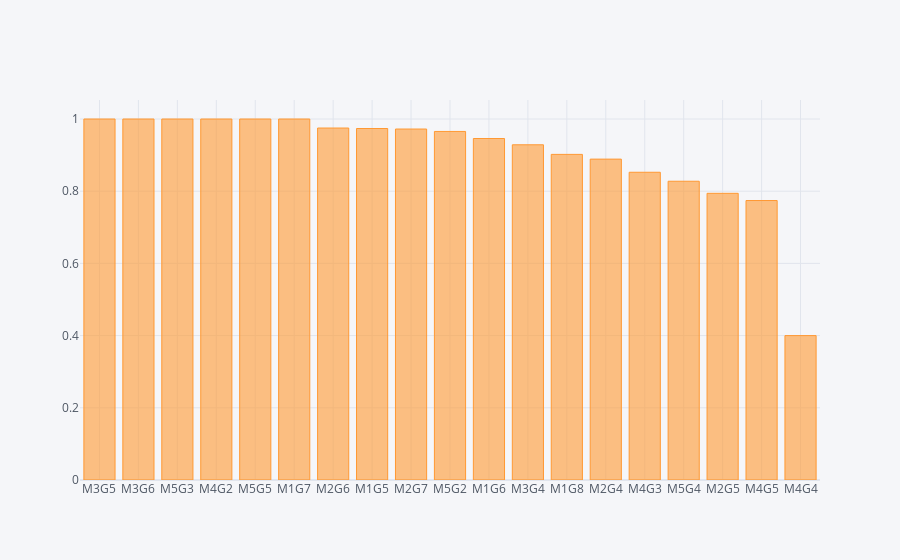
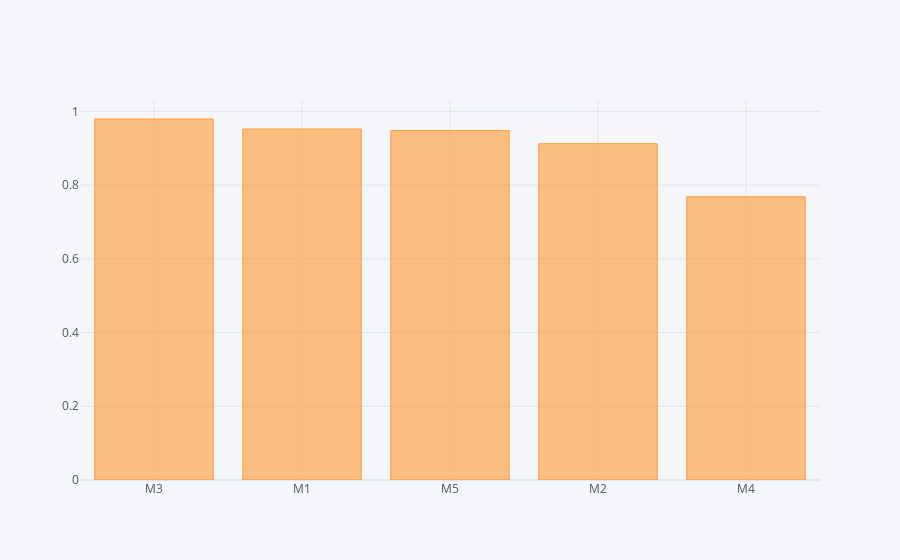
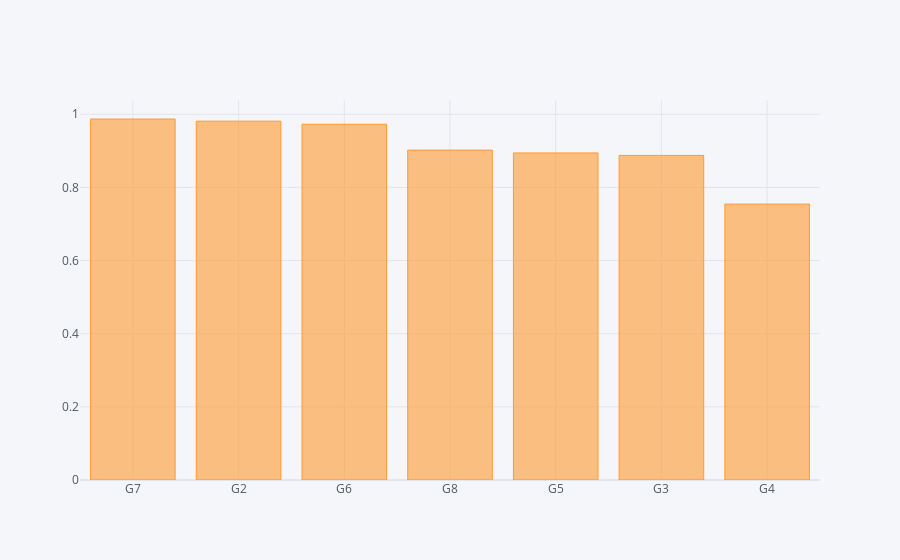

Here is the notebook cell these charts were saved with, in order:
### Markdown cell above
## Vista por Módulo

### Code cell
df[['sentimiento','modulo']].groupby('modulo').mean().sort_values(by='sentimiento',ascending=False).iplot(kind='bar')
aux = df[['sentimiento','modulo']].copy()
aux['modulo'] = aux['modulo'].map(lambda x:x[:2])
aux.groupby('modulo').mean().sort_values(by='sentimiento',ascending=False).iplot(kind='bar')
aux = df[['sentimiento','modulo']].copy()
aux['modulo'] = aux['modulo'].map(lambda x:x[2:])
aux.groupby('modulo').mean().sort_values(by='sentimiento',ascending=False).iplot(kind='bar')

### Figure 1 — Plotly figure (JSON) as saved in the notebook; plotly's stock layout.template omitted (floating-point values rounded to 4 significant figures)
{"data": [{"marker": {"color": "rgba(255, 153, 51, 0.6)", "line": {"color": "rgba(255, 153, 51, 1.0)", "width": 1}}, "name": "sentimiento", "orientation": "v", "text": "", "type": "bar", "x": ["M3G5", "M3G6", "M5G3", "M4G2", "M5G5", "M1G7", "M2G6", "M1G5", "M2G7", "M5G2", "M1G6", "M3G4", "M1G8", "M2G4", "M4G3", "M5G4", "M2G5", "M4G5", "M4G4"], "y": [1, 1, 1, 1, 1, 1, 0.975, 0.9737, 0.9722, 0.9655, 0.9459, 0.9286, 0.902, 0.8889, 0.8525, 0.8276, 0.7941, 0.7742, 0.4]}], "layout": {"legend": {"bgcolor": "#F5F6F9", "font": {"color": "#4D5663"}}, "paper_bgcolor": "#F5F6F9", "plot_bgcolor": "#F5F6F9", "title": {"font": {"color": "#4D5663"}}, "xaxis": {"gridcolor": "#E1E5ED", "showgrid": true, "tickfont": {"color": "#4D5663"}, "title": {"font": {"color": "#4D5663"}, "text": ""}, "zerolinecolor": "#E1E5ED"}, "yaxis": {"gridcolor": "#E1E5ED", "showgrid": true, "tickfont": {"color": "#4D5663"}, "title": {"font": {"color": "#4D5663"}, "text": ""}, "zerolinecolor": "#E1E5ED"}}}

### Figure 2 — Plotly figure (JSON) as saved in the notebook; plotly's stock layout.template omitted (floating-point values rounded to 4 significant figures)
{"data": [{"marker": {"color": "rgba(255, 153, 51, 0.6)", "line": {"color": "rgba(255, 153, 51, 1.0)", "width": 1}}, "name": "sentimiento", "orientation": "v", "text": "", "type": "bar", "x": ["M3", "M1", "M5", "M2", "M4"], "y": [0.9794, 0.9521, 0.9478, 0.9124, 0.7684]}], "layout": {"legend": {"bgcolor": "#F5F6F9", "font": {"color": "#4D5663"}}, "paper_bgcolor": "#F5F6F9", "plot_bgcolor": "#F5F6F9", "title": {"font": {"color": "#4D5663"}}, "xaxis": {"gridcolor": "#E1E5ED", "showgrid": true, "tickfont": {"color": "#4D5663"}, "title": {"font": {"color": "#4D5663"}, "text": ""}, "zerolinecolor": "#E1E5ED"}, "yaxis": {"gridcolor": "#E1E5ED", "showgrid": true, "tickfont": {"color": "#4D5663"}, "title": {"font": {"color": "#4D5663"}, "text": ""}, "zerolinecolor": "#E1E5ED"}}}

### Figure 3 — Plotly figure (JSON) as saved in the notebook; plotly's stock layout.template omitted (floating-point values rounded to 4 significant figures)
{"data": [{"marker": {"color": "rgba(255, 153, 51, 0.6)", "line": {"color": "rgba(255, 153, 51, 1.0)", "width": 1}}, "name": "sentimiento", "orientation": "v", "text": "", "type": "bar", "x": ["G7", "G2", "G6", "G8", "G5", "G3", "G4"], "y": [0.987, 0.9811, 0.9727, 0.902, 0.8942, 0.8875, 0.7544]}], "layout": {"legend": {"bgcolor": "#F5F6F9", "font": {"color": "#4D5663"}}, "paper_bgcolor": "#F5F6F9", "plot_bgcolor": "#F5F6F9", "title": {"font": {"color": "#4D5663"}}, "xaxis": {"gridcolor": "#E1E5ED", "showgrid": true, "tickfont": {"color": "#4D5663"}, "title": {"font": {"color": "#4D5663"}, "text": ""}, "zerolinecolor": "#E1E5ED"}, "yaxis": {"gridcolor": "#E1E5ED", "showgrid": true, "tickfont": {"color": "#4D5663"}, "title": {"font": {"color": "#4D5663"}, "text": ""}, "zerolinecolor": "#E1E5ED"}}}
